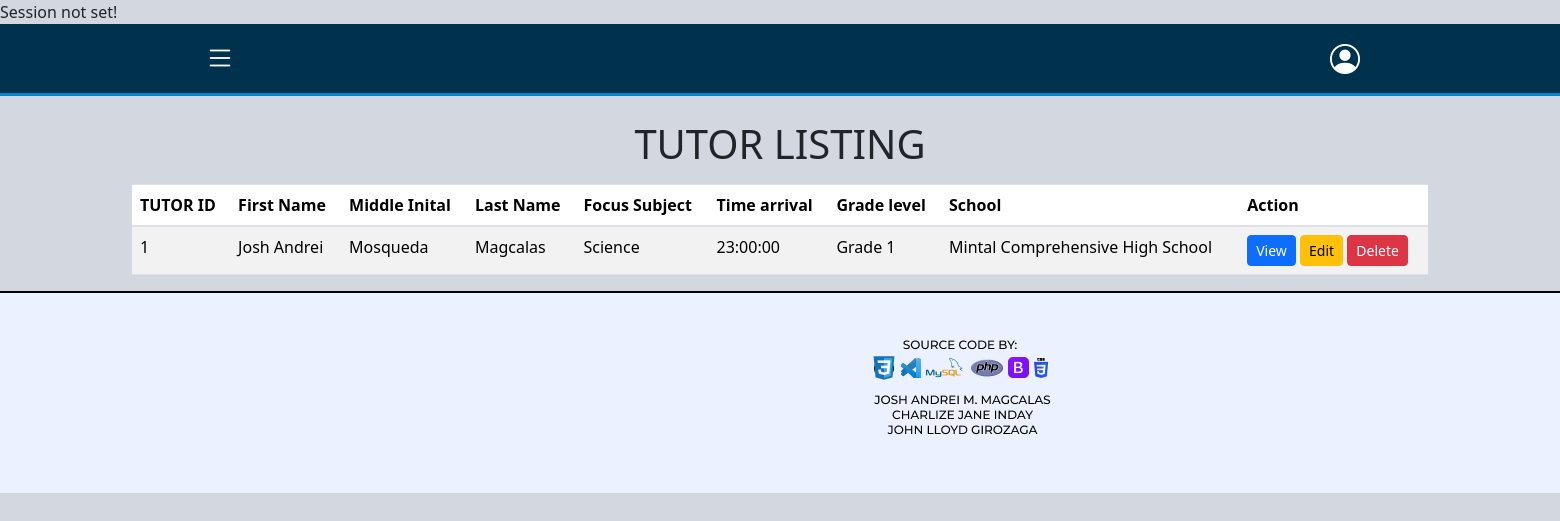
Page /website/tutorial-listing.php on the earlier database version.
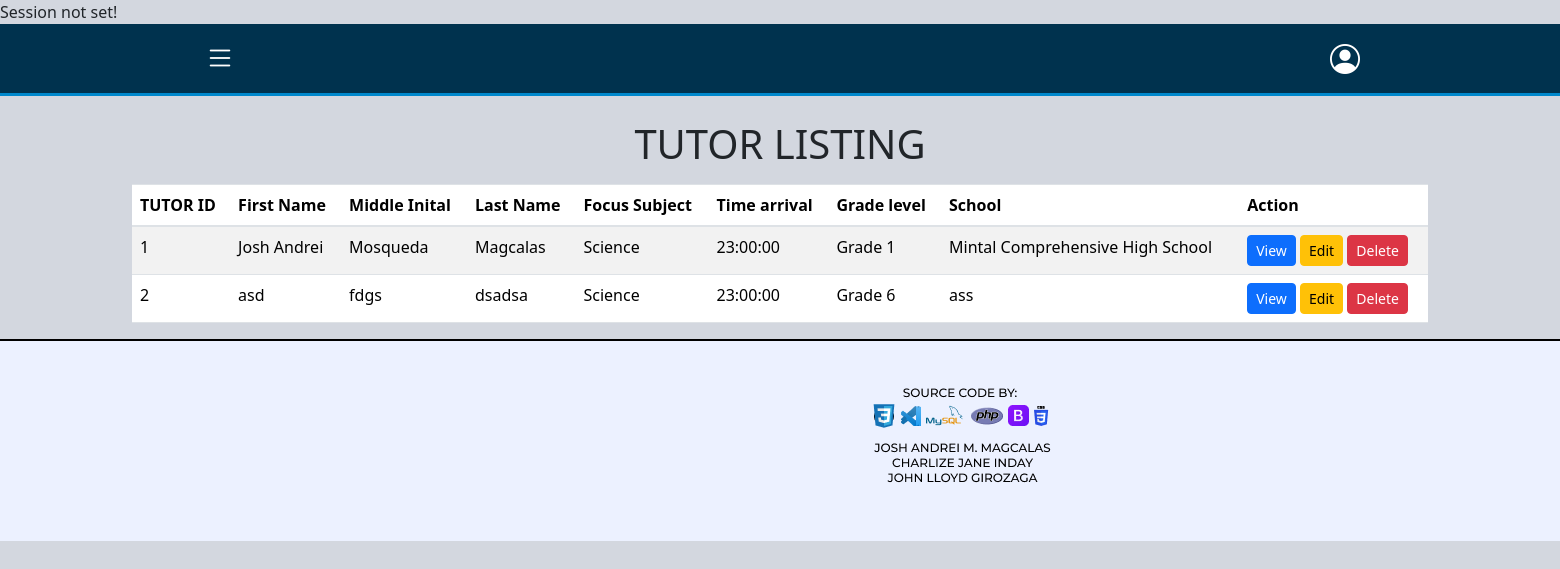
Same page on the later database version.
### tables this page shows
CREATE TABLE `tbl_tutor_info` (
  `tutorial_id` int(11) NOT NULL,
  `date_start` date NOT NULL,
  `school` text NOT NULL,
  `grade_level` enum('Grade 1','Grade 2','Grade 3','Grade 4','Grade 5','Grade 6') NOT NULL,
  `time_arrival` time NOT NULL,
  `focus_subject` varchar(12) NOT NULL,
  `last_name` varchar(50) NOT NULL,
  `first_name` varchar(80) NOT NULL,
  `middle_name` varchar(50) DEFAULT NULL,
  `birthdate` date NOT NULL,
  `sex` enum('Male','Female') NOT NULL,
  `street` text NOT NULL,
  `city` varchar(50) NOT NULL,
  `zip_code` int(4) NOT NULL,
  `emergency_fullname` varchar(100) NOT NULL,
  `emergency_relationship` enum('Father','Mother','Guardian','Others') NOT NULL,
  `emergency_address` text NOT NULL,
  `emergency_contact_no` int(11) NOT NULL,
  `created_by` int(11) NOT NULL,
  `date_created` timestamp NOT NULL DEFAULT current_timestamp(),
  `updated_by` int(11) NOT NULL,
  `date_updated` timestamp NOT NULL DEFAULT current_timestamp(),
  `isactive` tinyint(1) NOT NULL DEFAULT 1
);

### website/tutorial-listing.php (the view, shortened to what this page needs)
<?php
include "../database/dbconnect.php";
try {
    $kindergarten1_students = [];
    $kindergarten2_students = [];
    $queries = [
        "SELECT * FROM tbl_tutor_info WHERE isactive = 1;",
        "SELECT * FROM tbl_tutor_info;",
        "SELECT * FROM tbl_tutor_info"
    ];
    foreach ($queries as $index => $query) {
        if ($conn->multi_query($query)) {
            do {
                if ($result = $conn->store_result()) {
                    while ($row = $result->fetch_assoc()) {
                        if ($index == 0) {
                            $nursery_students[] = $row;
                        } elseif ($index == 1) {
                            $kindergarten1_students[] = $row;
                        } elseif ($index == 2) {
                            $kindergarten2_students[] = $row;
                        }
                    }
                }
            } while ($conn->next_result());
        } else {
            throw new Exception("Query Failed: " . $conn->error);
        }
    }
} catch (Exception $e) {
    echo "Error: " . $e->getMessage();
}
?>
<!DOCTYPE html>
<html lang="en">
<head>
    <link rel="stylesheet" href="/bootstrap/css/bootstrap.css">
    <link rel="stylesheet" href="/DataTables/datatables.min.css">
    <link href="https://cdn.jsdelivr.net/npm/bootstrap@4.6.2/dist/css/bootstrap.min.css" rel="stylesheet">
    <link href="https://cdn.jsdelivr.net/npm/bootstrap@5.3.2/dist/css/bootstrap.min.css" rel="stylesheet">
    <link href="https://cdn.jsdelivr.net/npm/bootstrap-icons/font/bootstrap-icons.css" rel="stylesheet">
    <link rel="stylesheet" href="https://cdnjs.cloudflare.com/ajax/libs/font-awesome/6.7.2/css/all.min.css">
    <link rel="stylesheet" href="../DataTables/datatables.css">
    <link rel="stylesheet" href="https://cdn.datatables.net/1.13.6/css/jquery.dataTables.min.css">
</head>
<body>
    <?php include"../Layouts/navbar.php"?>
    <div class="container mt-4">
        <h1 class="text-center">TUTOR LISTING</h1>
            <table id="nursery-list" class="table table-striped mt-3">
                <thead>
                    <tr>
                        <th>TUTOR ID</th>
                        <th>First Name</th>
                        <th>Middle Inital</th>
                        <th>Last Name</th>
                        <th>Focus Subject</th>
                        <th>Time arrival</th>
                        <th>Grade level</th>
                        <th>School</th>
                        <th>Action</th>
                    </tr>
                </thead>
                <tbody>
                <?php if (!empty($nursery_students)): ?>
                    <?php foreach ($nursery_students as $row): ?>
                        <tr>
                        <td><?= htmlspecialchars($row['tutorial_id']) ?></td>
                        <td><?= htmlspecialchars($row['first_name']) ?></td>
                        <td><?= htmlspecialchars($row['middle_name']) ?></td>
                        <td><?= htmlspecialchars($row['last_name']) ?></td>
                        <td><?= htmlspecialchars($row['focus_subject']) ?></td>
                        <td><?= htmlspecialchars($row['time_arrival']) ?></td>
                        <td><?= htmlspecialchars($row['grade_level']) ?></td>
                        <td><?= htmlspecialchars($row['school']) ?></td>
                            <td>
                            <button type="button" class="btn btn-primary btn-sm view-student-btn" data-id="<?= htmlspecialchars($row['tutorial_id']) ?>" data-toggle="modal" data-target="#student-view">
                                View
                            </button>
                            <a class="btn btn-warning btn-sm edit-btn" href="update-tutorial-form.php?student_id=<?= htmlspecialchars($row['tutorial_id']); ?>">
                                    Edit
                                </a>
                                <form action="../database/db_delete_tutorial.php" method="POST" onsubmit="return confirm('Are you sure you want to delete this student?');" class="d-inline">
                                    <button type="submit" class="btn btn-danger btn-sm" >Delete</button>
                                </form>
                            </td>
                        </tr>
                        <?php endforeach; ?>
                    <?php else: ?>
                        <tr>
                            <td colspan="9" class="text-center">No students available</td>
                        </tr>
                    <?php endif; ?>
                </tbody>
            </table>
    </div>
    <div class="footer">
        <img src="../images/FOOTER.png" alt="Footer" class="footer-img">
    </div>
</body>
</html>

Differences in the rows shown:
added tbl_tutor_info: tutorial_id "2", first_name "asd", middle_name "fdgs", last_name "dsadsa", focus_subject "Science", time_arrival "23:00:00", grade_level "Grade 6", school "ass"
